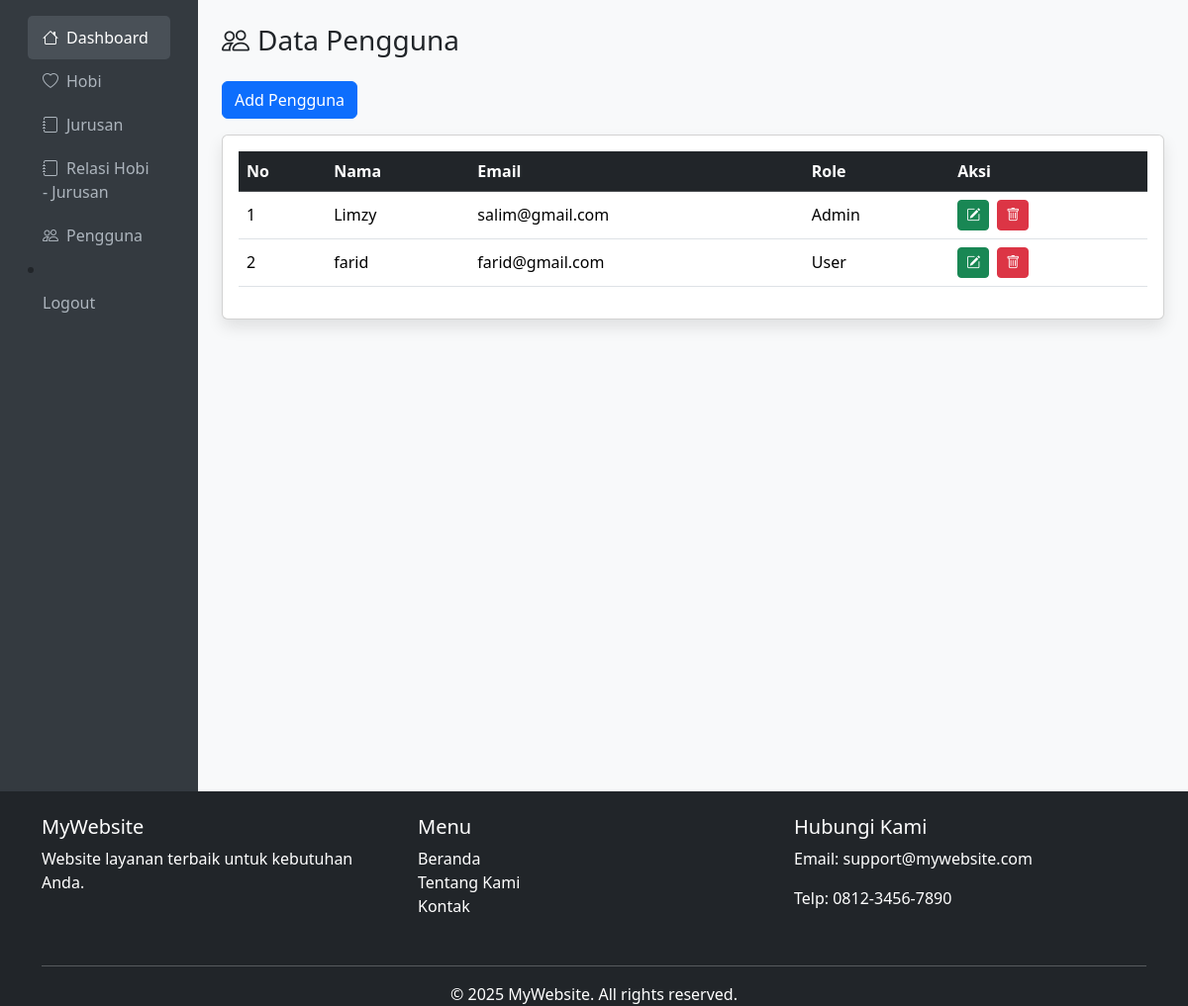
The page /admin/users/index.php (signed in) on the database its author committed.
### tables this page shows
CREATE TABLE `users` (
  `id` int(11) NOT NULL,
  `name` varchar(50) NOT NULL,
  `email` varchar(50) NOT NULL,
  `role` enum('user','admin') NOT NULL,
  `password` text NOT NULL
);

### admin/users/index.php (the view, shortened to what this page needs)
<?php
require "../../database/database.php";
$sql = "SELECT * FROM users";
$result = mysqli_query($conn, $sql);
?>
<!DOCTYPE html>
<html lang="id">
<head>
    <link href="https://cdn.jsdelivr.net/npm/bootstrap@5.3.3/dist/css/bootstrap.min.css" rel="stylesheet" />
    <link rel="stylesheet" href="https://cdn.jsdelivr.net/npm/bootstrap-icons@1.11.3/font/bootstrap-icons.min.css" />
</head>
<body class="d-flex flex-column min-vh-100">
    <div class="container-fluid flex-grow-1">
        <div class="row flex-nowrap">
            <nav id="sidebarMenu" class="col-12 col-lg-3 col-xl-2 collapse sidebar d-lg-block">
                <div class="position-sticky p-3">
                    <?php require "../sidebar.php"; ?>
                </div>
            </nav>
            <main class="col py-4">
                <div class="container">
                    <h3 class="mb-4"><i class="bi bi-people me-2"></i>Data Pengguna</h3>
                    <div class="mb-3">
                        <a href="createUser.php" class="btn btn-primary">Add Pengguna</a>
                    </div>
                    <div class="card">
                        <div class="card-body">
                            <div class="table-responsive">
                                <table class="table table-hover align-middle">
                                    <thead class="table-dark">
                                        <tr>
                                            <th>No</th>
                                            <th>Nama</th>
                                            <th>Email</th>
                                            <th>Role</th>
                                            <th>Aksi</th>
                                        </tr>
                                    </thead>
                                    <tbody>
                                        <?php if (mysqli_num_rows($result) > 0): ?>
                                        <?php $no = 1; ?>
                                        <?php while ($r = mysqli_fetch_assoc($result)) : ?>
                                        <tr>
                                            <td><?= $no++ ?></td>
                                            <td><?= htmlspecialchars($r['name']) ?></td>
                                            <td><?= htmlspecialchars($r['email']) ?></td>
                                            <td><?= htmlspecialchars(ucfirst($r['role'])) ?></td>
                                            <td>
                                                <a href="editUser.php?id=<?= $r['id'] ?>"
                                                    class="btn btn-sm btn-success me-1">
                                                    <i class="bi bi-pencil-square"></i>
                                                </a>
                                                <a href="deleteUser.php?id=<?= $r['id'] ?>"
                                                    class="btn btn-sm btn-danger"
                                                    onclick="return confirm('Yakin ingin menghapus user ini?');">
                                                    <i class="bi bi-trash"></i>
                                                </a>
                                            </td>
                                        </tr>
                                        <?php endwhile; ?>
                                        <?php else: ?>
                                        <tr>
                                            <td colspan="5" class="text-center">Belum ada data pengguna.</td>
                                        </tr>
                                        <?php endif; ?>
                                    </tbody>
                                </table>
                            </div>
                        </div>
                    </div>
                </div>
            </main>
        </div>
    </div>
    <?php require "../footer.php"; ?>
</body>
</html>

### admin/users/index.php (style rules this page uses)
body { background-color: #f8f9fa; min-height: 100vh; }
.sidebar { background-color: #343a40; min-height: 100vh; }
.card { box-shadow: 0 0.5rem 1rem rgba(0, 0, 0, 0.1); }

### rows shown on the page
users: name "Limzy", email "salim@gmail.com", role "Admin"
users: name "farid", email "farid@gmail.com", role "User"
